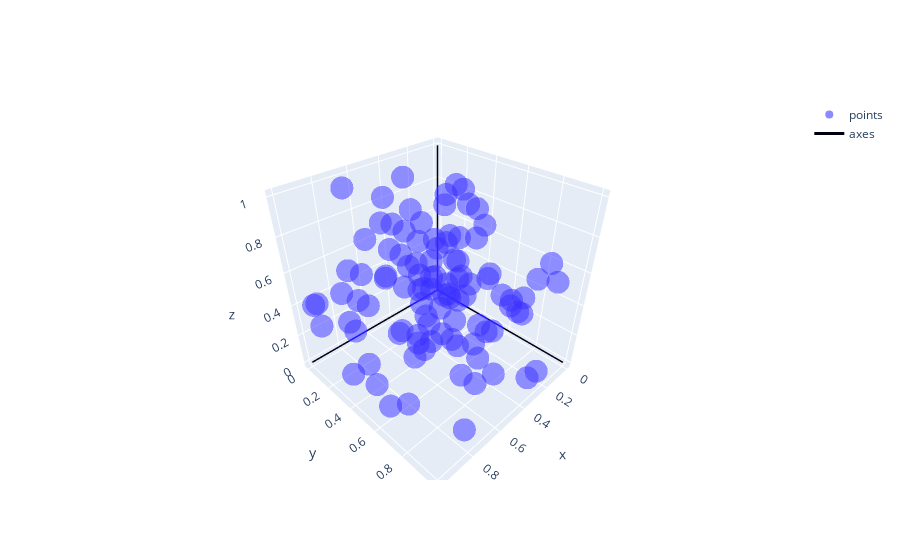

Source (notebook cell):
### Code cell
import plotly.graph_objects as go

contexts = go.Scatter3d(
    x=vecs[:,0],
    y=vecs[:,1],
    z=vecs[:,2],
    marker=dict(
        color='rgba(28,23,255,0.5)',
    ),
    line=dict(
        width=0,
        color='rgba(0,0,0,0)'
    ),
    name="points"
)

axes = go.Scatter3d(
    x=[0, 1, 0, 0, 0, 0, 0],
    y=[0, 0, 0, 1, 0, 0, 0],
    z=[0, 0, 0, 0, 0, 1, 0],
    marker=dict(
        size=0,
        color='rgba(0,0,0,0)',
        symbol='cross'
    ),
    line=dict(
        width=3,
        color='rgba(0,0,20,1)'
    ),
    name="axes"
)
go.Figure(data=[contexts, axes])
